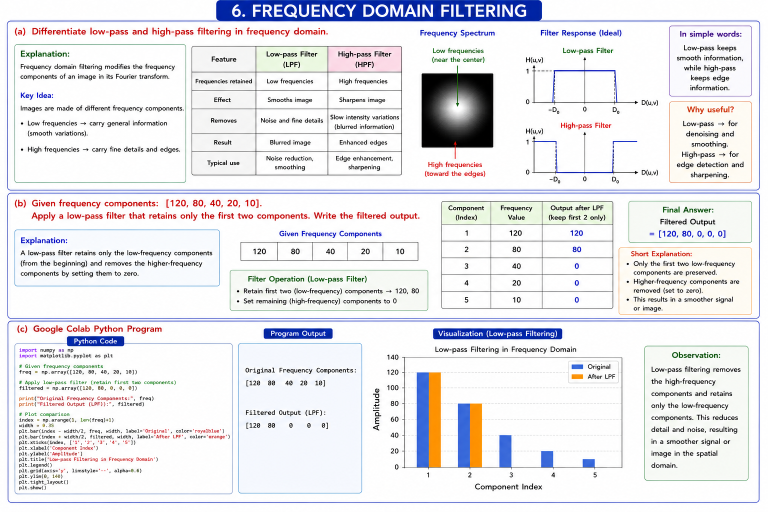
#> input picture CO2/AT1/6.png, 1536 x 1024 px (shown at 1/2 size)
$ python CODE4.py
#> lines starting #> are read from the running program, lines starting #| are printed output that depends on the picture
import cv2
import numpy as np
import matplotlib.pyplot as plt
from tkinter import Tk, filedialog

# --------------------------------------------------
# 1. Select Image
# --------------------------------------------------

root = Tk()
root.withdraw()

image_path = filedialog.askopenfilename(
    title="Select an Image",
    filetypes=[
        ("Image Files", "*.jpg *.jpeg *.png *.bmp"),
        ("All Files", "*.*")
    ]
)
#> the answer given: ../../CO2/AT1/6.png

if not image_path:
    print("No image selected.")
    exit()

image = cv2.imread(image_path)
#> image is the input picture: shape (1024, 1536, 3); mean B, G, R 234.1, 230.2, 230.6

if image is None:
    print("Error: Unable to read image.")
    exit()

print("Image selected successfully.")


# --------------------------------------------------
# 2. Rotate Image
# --------------------------------------------------

def rotate_image(img, angle):

#> called with angle = 30
    height, width = img.shape[:2]

    center = (width // 2, height // 2)

    matrix = cv2.getRotationMatrix2D(
        center,
        angle,
        1.0
    )

    rotated = cv2.warpAffine(
        img,
        matrix,
        (width, height)
    )
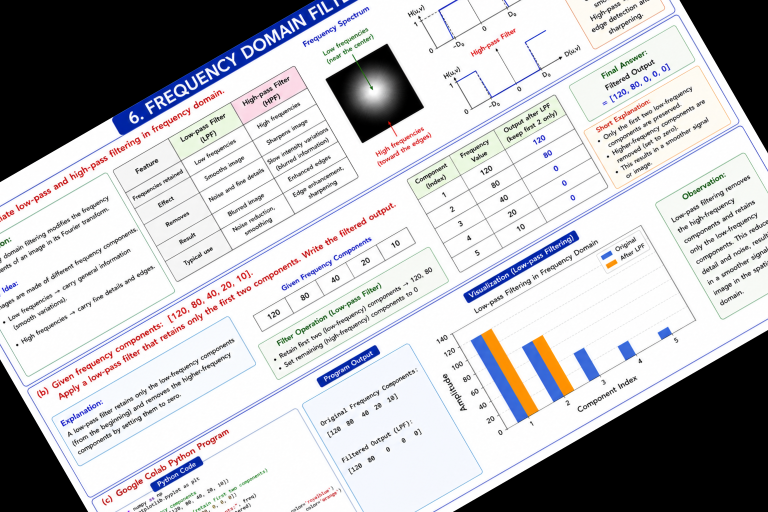
#> rotated: shape (1024, 1536, 3) (shown at 1/2 size); mean B, G, R 190.9, 187.8, 188

    return rotated


# --------------------------------------------------
# 3. Add Gaussian Noise
# --------------------------------------------------

def add_noise(img, noise_level):

    # Generate Gaussian noise
#> called with noise_level = 10
    noise = np.random.normal(
        0,
        noise_level,
        img.shape
    )

    noisy = img.astype(np.float32) + noise

    # Keep pixel values between 0 and 255
    noisy = np.clip(
        noisy,
        0,
        255
    )

    return noisy.astype(np.uint8)


# --------------------------------------------------
# 4. Create transformed images
# --------------------------------------------------

images = []

# Original
images.append(
    ("Original", image)
)

# Rotation only
rotated_30 = rotate_image(
    image,
    30
)

images.append(
    ("Rotation 30°", rotated_30)
)

# Rotation + low noise
rotated_30_noise_10 = add_noise(
    rotated_30,
    10
)

images.append(
    ("30° + Noise 10", rotated_30_noise_10)
)

# Rotation + medium noise
rotated_30_noise_25 = add_noise(
    rotated_30,
    25
)
#> call 2 of add_noise, with noise_level = 25
#> in add_noise (call 2), `noisy = img.astype(np.float32) + noise`:
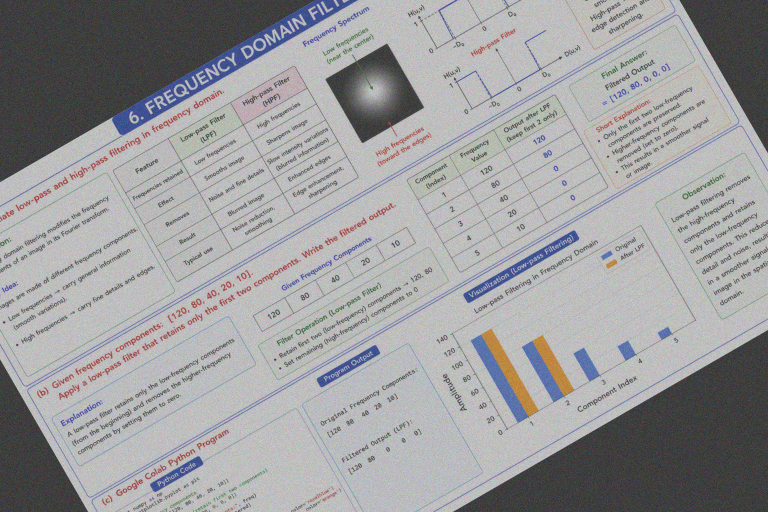
#> noisy: shape (1024, 1536, 3) float64 (shown at 1/2 size); mean B, G, R 190.9, 187.9, 188.1; drawn with min black and max white

images.append(
    ("30° + Noise 25", rotated_30_noise_25)
)

# Rotation + high noise
rotated_30_noise_50 = add_noise(
    rotated_30,
    50
)
#> call 3 of add_noise, with noise_level = 50
#> in add_noise (call 3), `noisy = img.astype(np.float32) + noise`:
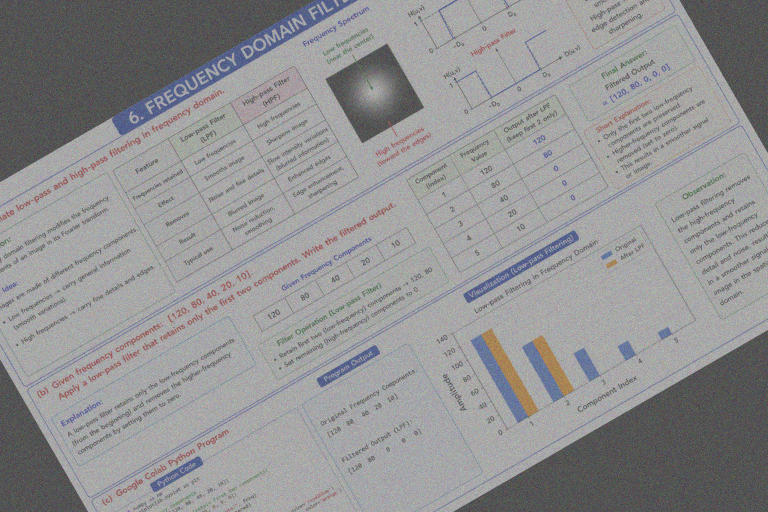
#> noisy: shape (1024, 1536, 3) float64 (shown at 1/2 size); mean B, G, R 190.9, 187.9, 188; drawn with min black and max white
#> in add_noise (call 3), `noisy = np.clip( noisy, 0, 255 )`:
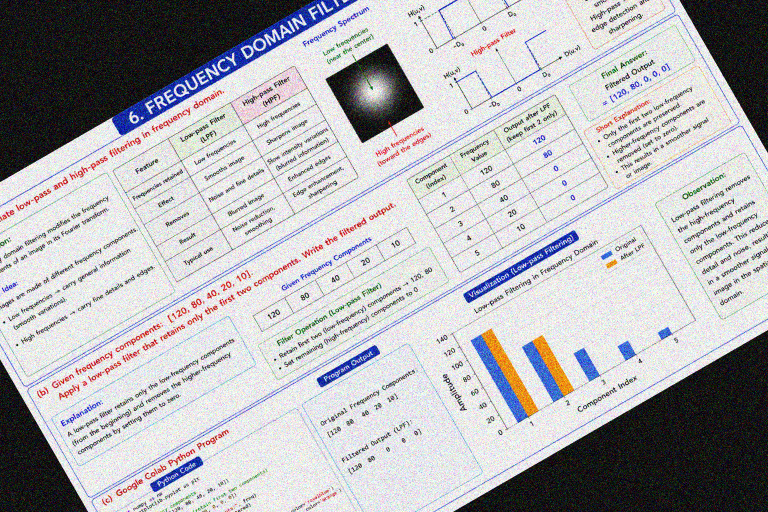
#> noisy: shape (1024, 1536, 3) float64 (shown at 1/2 size); mean B, G, R 182.1, 179.2, 179.5

images.append(
    ("30° + Noise 50", rotated_30_noise_50)
)


# --------------------------------------------------
# 5. Create ORB detector
# --------------------------------------------------

orb = cv2.ORB_create(
    nfeatures=2000
)


# --------------------------------------------------
# 6. Detect features in original image
# --------------------------------------------------

gray_original = cv2.cvtColor(
    image,
    cv2.COLOR_BGR2GRAY
)
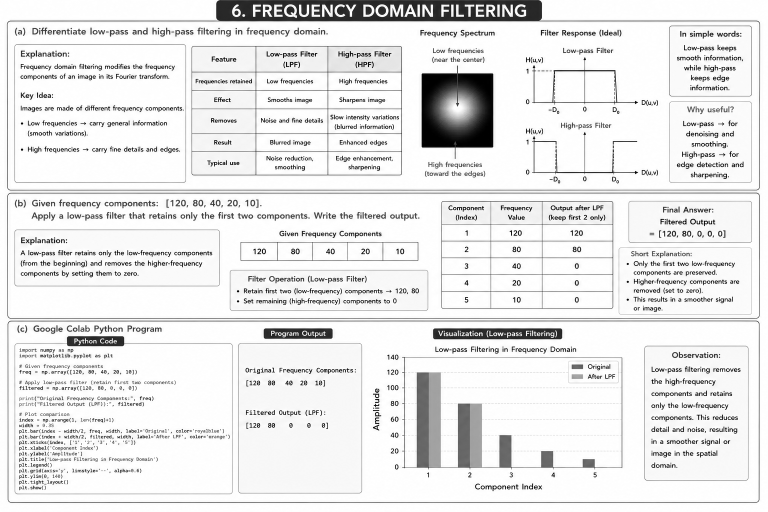
#> gray_original: shape (1024, 1536) (shown at 1/2 size); min 0, max 255, mean 230.8

keypoints_original, descriptors_original = (
    orb.detectAndCompute(
        gray_original,
        None
    )
)
#> keypoints_original = 2000 keypoints; strongest (x, y, size): (730, 127, 31), (44, 246, 31), (338, 297, 31), (1371, 447, 31)

print("\nOriginal Features:",
      len(keypoints_original))
#| Original Features: 2000


# --------------------------------------------------
# 7. BF Matcher
# --------------------------------------------------

bf = cv2.BFMatcher(
    cv2.NORM_HAMMING,
    crossCheck=True
)


# --------------------------------------------------
# 8. Perform Feature Matching
# --------------------------------------------------

results = []

for name, img in images:

    gray = cv2.cvtColor(
        img,
        cv2.COLOR_BGR2GRAY
    )

    keypoints, descriptors = (
        orb.detectAndCompute(
            gray,
            None
        )
    )

    # Original image does not need matching
    if name == "Original":

        results.append(
            (
                name,
                len(keypoints),
                0,
                None
            )
        )

        continue

    if descriptors is None:

        results.append(
            (
                name,
                len(keypoints),
                0,
                None
            )
        )

        continue

    # Match descriptors
    matches = bf.match(
        descriptors_original,
        descriptors
    )

    # Sort by distance
    matches = sorted(
        matches,
        key=lambda x: x.distance
    )

    # Select good matches
    good_matches = matches[:50]

    results.append(
        (
            name,
            len(keypoints),
            len(good_matches),
            good_matches
        )
    )
#> this loop made 5 passes
#> (name, matches) on passes 2 to 5: ('Rotation 30°', 886 matches), ('30° + Noise 10', 856 matches), ('30° + Noise 25', 804 matches), ('30° + Noise 50', 747 matches)
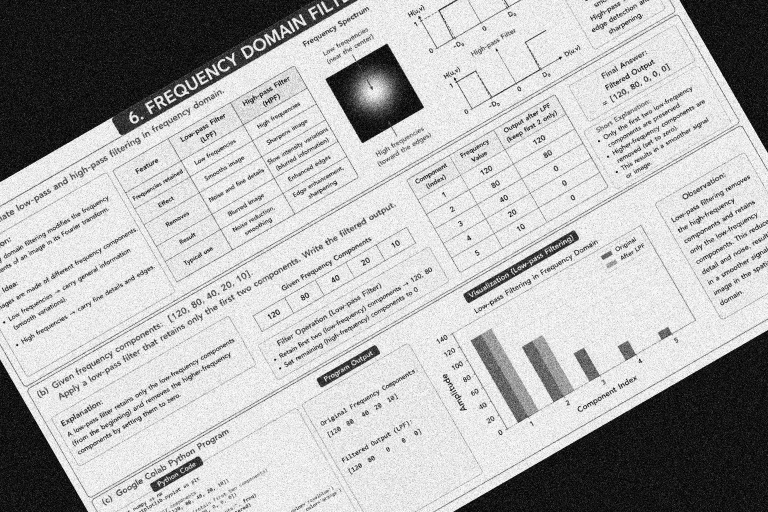
#> gray: shape (1024, 1536) (shown at 1/2 size); min 0, max 255, mean 179.3
#> after the loop, results = 5 items


# --------------------------------------------------
# 9. Print Results
# --------------------------------------------------

print("\n==============================================")
print(" FEATURE MATCHING UNDER NOISE AND ROTATION")
print("==============================================")

print(
    f"{'Condition':<25}"
    f"{'Features':<12}"
    f"{'Good Matches':<15}"
)

print("-" * 52)

for result in results:

    name = result[0]
    feature_count = result[1]
    good_match_count = result[2]

    print(
        f"{name:<25}"
        f"{feature_count:<12}"
        f"{good_match_count:<15}"
    )
#> this loop made 5 passes
#> (name, good_match_count) on passes 1 to 5: ('Original', 0), ('Rotation 30°', 50), ('30° + Noise 10', 50), ('30° + Noise 25', 50), ('30° + Noise 50', 50)
#> (printed output is left out)


# --------------------------------------------------
# 10. Display Matching Results
# --------------------------------------------------

for name, img in images:

    if name == "Original":
        continue

    gray = cv2.cvtColor(
        img,
        cv2.COLOR_BGR2GRAY
    )

    keypoints, descriptors = (
        orb.detectAndCompute(
            gray,
            None
        )
    )

    if descriptors is None:
        continue

    matches = bf.match(
        descriptors_original,
        descriptors
    )

    matches = sorted(
        matches,
        key=lambda x: x.distance
    )

    good_matches = matches[:30]

    matched_image = cv2.drawMatches(
        image,
        keypoints_original,
        img,
        keypoints,
        good_matches,
        None,
        flags=cv2.DrawMatchesFlags_NOT_DRAW_SINGLE_POINTS
    )

    plt.figure(
        figsize=(14, 7)
    )

    plt.imshow(
        cv2.cvtColor(
            matched_image,
            cv2.COLOR_BGR2RGB
        )
    )

    plt.title(
        f"{name} - Good Matches: "
        f"{len(good_matches)}"
    )

    plt.axis("off")

    plt.show()
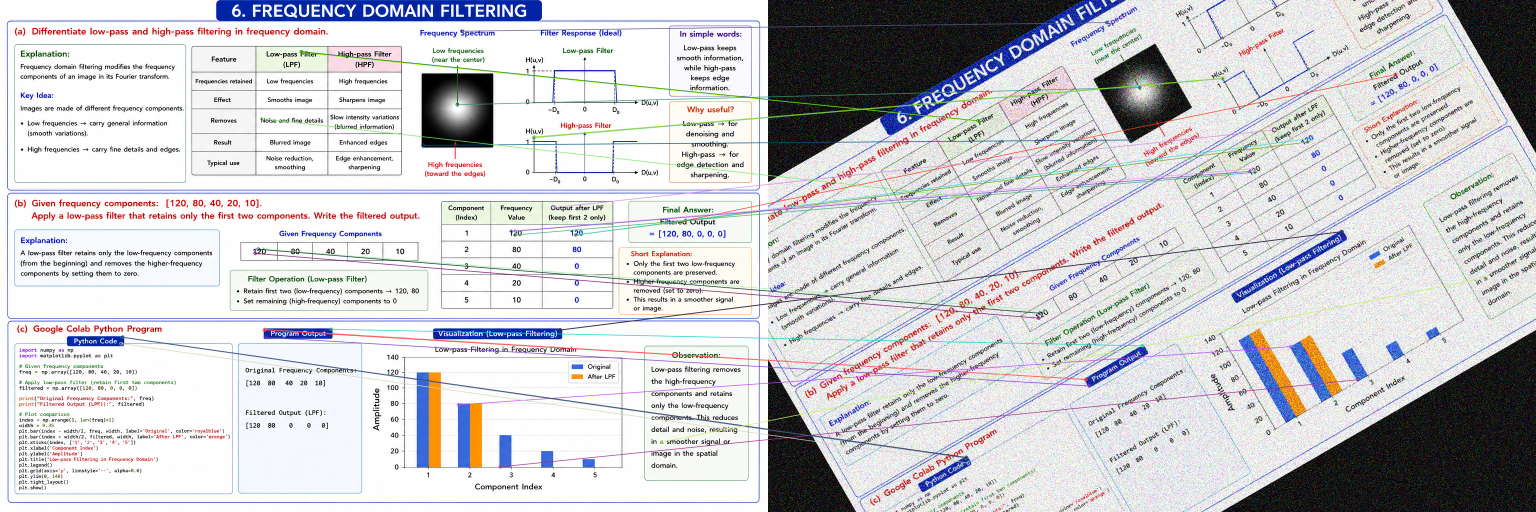
#> matched_image: shape (1024, 3072, 3) (shown at 1/2 size); mean B, G, R 206.4, 203.1, 203.3


# --------------------------------------------------
# 11. Create comparison graph
# --------------------------------------------------

labels = [
    result[0]
    for result in results[1:]
]
#> labels = ['Rotation 30°', '30° + Noise 10', '30° + Noise 25', '30° + Noise 50']

match_counts = [
    result[2]
    for result in results[1:]
]
#> match_counts = [50, 50, 50, 50]

plt.figure(
    figsize=(10, 5)
)

plt.plot(
    labels,
    match_counts,
    marker="o",
    linewidth=2
)

plt.xlabel(
    "Transformation Condition"
)

plt.ylabel(
    "Number of Good Matches"
)

plt.title(
    "Effect of Noise and Rotation on Feature Matching"
)

plt.xticks(
    rotation=20
)

plt.grid(True)

plt.tight_layout()

plt.show()


# --------------------------------------------------
# 12. Save results
# --------------------------------------------------

with open(
    "feature_matching_results.csv",
    "w"
) as file:

    file.write(
        "Condition,Features,Good Matches\n"
    )

    for result in results:

        file.write(
            f"{result[0]},"
            f"{result[1]},"
            f"{result[2]}\n"
        )
#> this loop made 5 passes

print(
    "\nResults saved as "
    "feature_matching_results.csv"
)

$ run again, on CO2/AT1/AT1 Q03.png
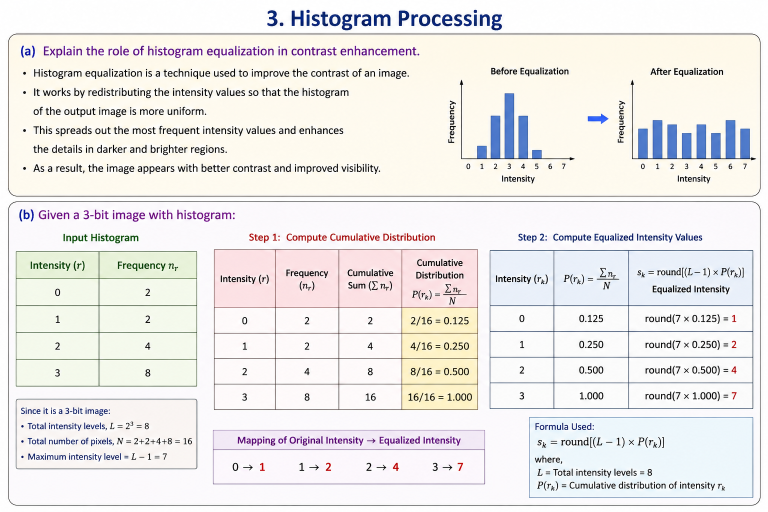
#> input picture CO2/AT1/AT1 Q03.png, 1536 x 1024 px (shown at 1/2 size)
#> image is the input picture: shape (1024, 1536, 3); mean B, G, R 232.7, 234, 236.1
#> keypoints_original = 2000 keypoints; strongest (x, y, size): (222, 227, 31), (207, 303, 31), (986, 139, 31), (1431, 143, 31)
#| Original Features: 2000
#> the loop `for name, img in images: ` made 5 passes
#> (name, matches) on passes 2 to 5: ('Rotation 30°', 859 matches), ('30° + Noise 10', 820 matches), ('30° + Noise 25', 727 matches), ('30° + Noise 50', 704 matches)
#> after the loop `for name, img in images:`:
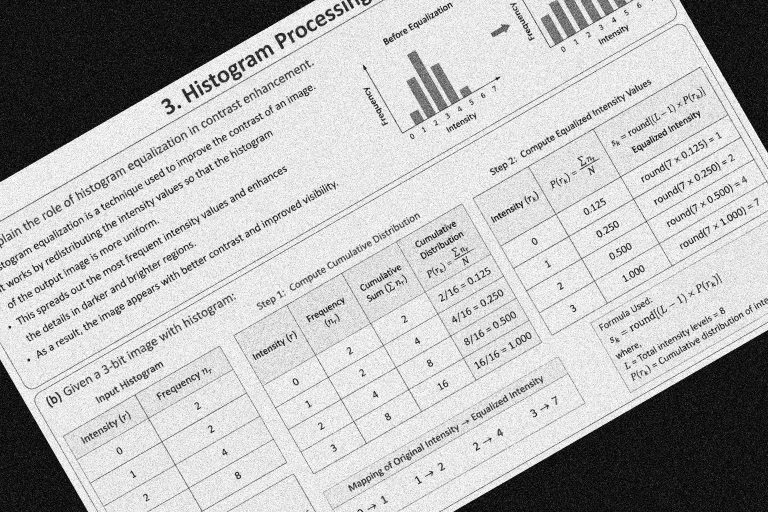
#> gray: shape (1024, 1536) (shown at 1/2 size); min 0, max 255, mean 182.5
#> after the loop `for name, img in images:`: results = 5 items
#> the loop `for result in results: ` made 5 passes
#> (name, good_match_count) on passes 1 to 5: ('Original', 0), ('Rotation 30°', 50), ('30° + Noise 10', 50), ('30° + Noise 25', 50), ('30° + Noise 50', 50)
#> (printed output is left out)
#> the loop `for name, img in images: ` made 5 passes
#> pass 3, `matched_image = cv2.drawMatches( image, keypoints_original, img, keypo..`:
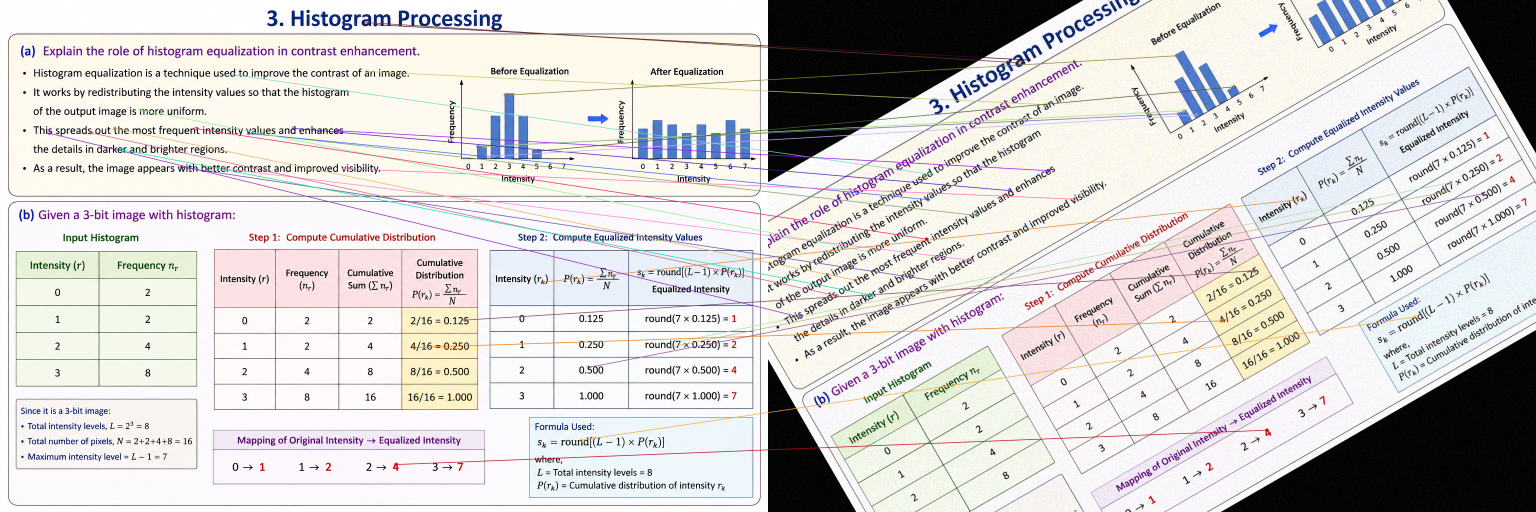
#> matched_image: shape (1024, 3072, 3) (shown at 1/2 size); mean B, G, R 209.1, 210.1, 212.5
#> labels = ['Rotation 30°', '30° + Noise 10', '30° + Noise 25', '30° + Noise 50']
#> match_counts = [50, 50, 50, 50]
#> the loop `for result in results: ` made 5 passes
